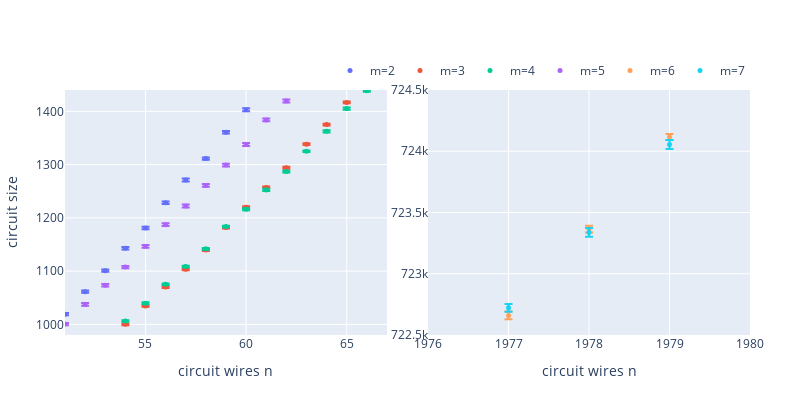

Notebook cell for this chart:
### Code cell
layout_2 = go.Layout(
    margin=dict(l=65, r=50, b=65, t=90),
    autosize=False,
    width=800,
    height=400,
    xaxis = dict(title='circuit wires n', domain = [0.0, 0.47], range = [51, 67]),
    yaxis = dict(title='circuit size', range = [980, 1440]),
    xaxis2 = dict(title='circuit wires n', domain = [0.53, 1.0], range = [1976, 1980]),
    yaxis2 = dict(overlaying='y', anchor = 'free', position = 0.53, range = [722500, 724500]),
    legend=dict(orientation='h', yanchor='bottom', y=1.02, xanchor='right', x=1)
    )

trace2l = go.Scatter(
        x=sizes_2,
        y=section_size_2_agg_df['num_gates_mean'].tolist(),
        name= 'm=2',
        mode='markers',
        marker_size=5,
        line=dict(color='#636EFA'),
        error_y=dict(
            type='data', # value of error bar given in data coordinates
            array=section_size_2_agg_df['num_gates_std'].tolist(),
            visible=True),
    )

trace3l = go.Scatter(
        x=sizes_3,
        y=section_size_3_agg_df['num_gates_mean'].tolist(),
        name= 'm=3',
        mode='markers',
        marker_size=5,
        line=dict(color='#EF553B'),
        error_y=dict(
            type='data', # value of error bar given in data coordinates
            array=section_size_3_agg_df['num_gates_std'].tolist(),
            visible=True)
    )

trace4l = go.Scatter(
        x=sizes_4,
        y=section_size_4_agg_df['num_gates_mean'].tolist(),
        name= 'm=4',
        mode='markers',
        marker_size=5,
        line=dict(color='#00CC96'),
        error_y=dict(
            type='data', # value of error bar given in data coordinates
            array=section_size_4_agg_df['num_gates_std'].tolist(),
            visible=True)
    )

trace5l = go.Scatter(
        x=sizes_5,
        y=section_size_5_agg_df['num_gates_mean'].tolist(),
        name= 'm=5',
        mode='markers',
        marker_size=5,
        line=dict(color='#AB63FA'),
        error_y=dict(
            type='data', # value of error bar given in data coordinates
            array=section_size_5_agg_df['num_gates_std'].tolist(),
            visible=True)
    )

trace6r = go.Scatter(
        x=sizes_6,
        y=section_size_6_agg_df['num_gates_mean'].tolist(),
        name= 'm=6',
        mode='markers',
        marker_size=5,
        line=dict(color='#FFA15A'),
        error_y=dict(
            type='data', # value of error bar given in data coordinates
            array=section_size_6_agg_df['num_gates_std'].tolist(),
            visible=True),
        xaxis='x2',
        yaxis='y2'
    )

trace7r = go.Scatter(
        x=sizes_7,
        y=section_size_7_agg_df['num_gates_mean'].tolist(),
        name= 'm=7',
        mode='markers',
        marker_size=5,
        line=dict(color='#19D3F3'),
        error_y=dict(
            type='data', # value of error bar given in data coordinates
            array=section_size_7_agg_df['num_gates_std'].tolist(),
            visible=True),
        xaxis='x2',
        yaxis='y2'
    )

data = [trace2l, trace3l, trace4l, trace5l, trace6r, trace7r]
fig = go.Figure(data = data, layout=layout_2)
fig.show()

### Figure 1 — Plotly figure (JSON) as saved in the notebook; plotly's stock layout.template omitted (floating-point values rounded to 4 significant figures; data arrays with more than 128 entries replaced by an {"elided": "..."} marker saying what was removed)
{"data": [{"error_y": {"array": {"elided": "246 float values"}, "type": "data", "visible": true}, "line": {"color": "#636EFA"}, "marker": {"size": 5}, "mode": "markers", "name": "m=2", "type": "scatter", "x": {"elided": "246 int values"}, "y": {"elided": "246 float values"}}, {"error_y": {"array": {"elided": "246 float values"}, "type": "data", "visible": true}, "line": {"color": "#EF553B"}, "marker": {"size": 5}, "mode": "markers", "name": "m=3", "type": "scatter", "x": {"elided": "246 int values"}, "y": {"elided": "246 float values"}}, {"error_y": {"array": {"elided": "246 float values"}, "type": "data", "visible": true}, "line": {"color": "#00CC96"}, "marker": {"size": 5}, "mode": "markers", "name": "m=4", "type": "scatter", "x": {"elided": "246 int values"}, "y": {"elided": "246 float values"}}, {"error_y": {"array": {"elided": "252 float values"}, "type": "data", "visible": true}, "line": {"color": "#AB63FA"}, "marker": {"size": 5}, "mode": "markers", "name": "m=5", "type": "scatter", "x": {"elided": "252 int values"}, "y": {"elided": "252 float values"}}, {"error_y": {"array": [13.67, 12.15, 16.75, 11.14, 15.66, 14.1, 34.39, 31.34, 27.75, 23.94, 26.6, 35.61], "type": "data", "visible": true}, "line": {"color": "#FFA15A"}, "marker": {"size": 5}, "mode": "markers", "name": "m=6", "type": "scatter", "x": [679, 680, 681, 682, 683, 684, 1976, 1977, 1978, 1979, 1980, 1981], "xaxis": "x2", "y": [101900.0, 102100.0, 102400.0, 102700.0, 102900.0, 103200.0, 722000.0, 722700.0, 723400.0, 724100.0, 724700.0, 725500.0], "yaxis": "y2"}, {"error_y": {"array": [32.03, 30.93, 36.37, 36.85, 45.31, 24.16], "type": "data", "visible": true}, "line": {"color": "#19D3F3"}, "marker": {"size": 5}, "mode": "markers", "name": "m=7", "type": "scatter", "x": [1976, 1977, 1978, 1979, 1980, 1981], "xaxis": "x2", "y": [722100.0, 722700.0, 723300.0, 724100.0, 724700.0, 725300.0], "yaxis": "y2"}], "layout": {"autosize": false, "height": 400, "legend": {"orientation": "h", "x": 1, "xanchor": "right", "y": 1.02, "yanchor": "bottom"}, "margin": {"b": 65, "l": 65, "r": 50, "t": 90}, "width": 800, "xaxis": {"domain": [0.0, 0.47], "range": [51, 67], "title": {"text": "circuit wires n"}}, "xaxis2": {"domain": [0.53, 1.0], "range": [1976, 1980], "title": {"text": "circuit wires n"}}, "yaxis": {"range": [980, 1440], "title": {"text": "circuit size"}}, "yaxis2": {"anchor": "free", "overlaying": "y", "position": 0.53, "range": [722500, 724500]}}}
